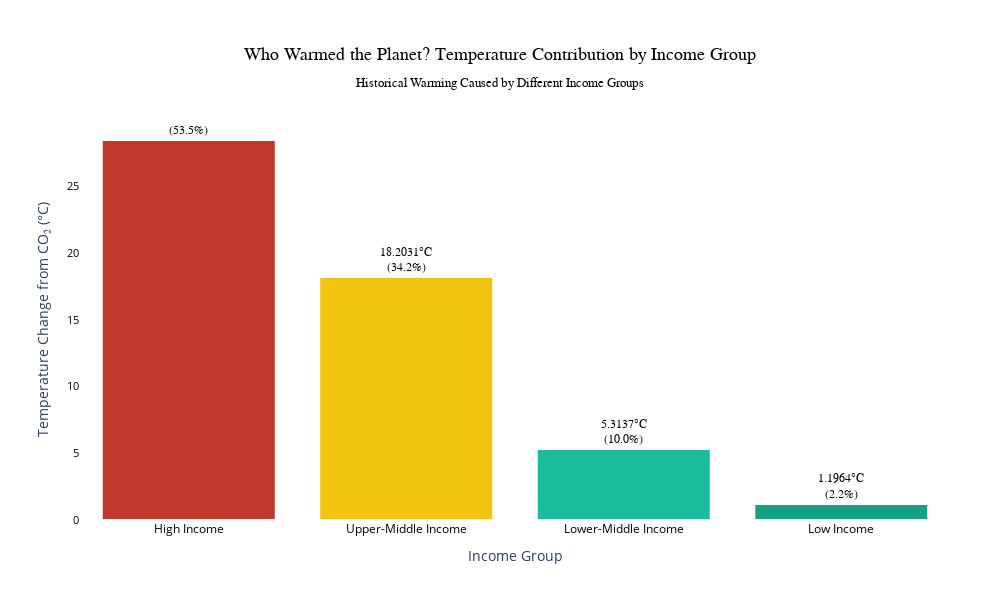

This figure's notebook cell:
### Markdown cell above
## What is the global temperature contribution of different income groups?

### Code cell
# Calculate total temperature change contribution by income group
temp_by_income = df.groupby('Income Group')['Temperature Change From CO2'].sum()
total_temp = temp_by_income.sum()
temp_percentage = (temp_by_income / total_temp * 100)

temp_by_income_sorted = temp_by_income.sort_values(ascending=False)
temp_percentage_sorted = temp_percentage[temp_by_income_sorted.index]

print("\nTotal Temperature Change from CO2 by Income Group:")
for group in temp_by_income_sorted.index:
    temp = temp_by_income_sorted[group]
    pct = temp_percentage_sorted[group]
    print(f"  {group}: {temp:.4f}°C ({pct:.1f}%)")

print(f"\nTotal: {total_temp:.4f}°C")

# Create visualization
fig = go.Figure()

# Map income groups to UN colors
income_color_map = {
    'High Income': UN_COLORS['high_income'],
    'Upper-Middle Income': UN_COLORS['upper_middle'],
    'Lower-Middle Income': UN_COLORS['lower_middle'],
    'Low Income': UN_COLORS['low_income']
}
colors = [income_color_map.get(group, UN_COLORS['slate_grey']) for group in temp_by_income_sorted.index]

fig.add_trace(go.Bar(
    x=list(temp_by_income_sorted.index),
    y=list(temp_by_income_sorted.values),
    marker=dict(color=colors, line=dict(color='white', width=2)),
    text=[f'{v:.4f}°C<br>({temp_percentage_sorted[idx]:.1f}%)' 
          for idx, v in zip(temp_by_income_sorted.index, temp_by_income_sorted.values)],
    textposition='outside',
    textfont=dict(size=12, color=UN_COLORS['slate_grey'], family='Arial'),
))

fig.update_layout(
    title=dict(
        text='Who Warmed the Planet? Temperature Contribution by Income Group<br><sub>Historical Warming Caused by Different Income Groups</sub>',
        font=dict(size=18, color=UN_COLORS['slate_grey'], family='Arial'),
        x=0.5,
        xanchor='center'
    ),
    xaxis=dict(title='Income Group', tickfont=dict(size=12, color=UN_COLORS['slate_grey']), showgrid=False),
    yaxis=dict(title='Temperature Change from CO₂ (°C)', tickfont=dict(size=11, color=UN_COLORS['slate_grey']),
               showgrid=False, gridcolor='lightgray', gridwidth=0.5),
    plot_bgcolor='white',
    paper_bgcolor='white',
    showlegend=False,
    height=600,
    width=1000,
    margin=dict(t=120, b=80, l=80, r=50)
)

high_income_temp = temp_by_income_sorted['High Income']
high_income_pct = temp_percentage_sorted['High Income']

print("\n✓ Q9 visualization saved: q9_temperature_contribution_by_income.png")
fig.show()

### Figure 1 — Plotly figure (JSON) as saved in the notebook; plotly's stock layout.template omitted (floating-point values rounded to 4 significant figures)
{"data": [{"marker": {"color": ["#C0392B", "#F1C40F", "#1ABC9C", "#16A085"], "line": {"color": "white", "width": 2}}, "text": ["28.4783°C<br>(53.5%)", "18.2031°C<br>(34.2%)", "5.3137°C<br>(10.0%)", "1.1964°C<br>(2.2%)"], "textfont": {"color": "#000000", "family": "Arial", "size": 12}, "textposition": "outside", "type": "bar", "x": ["High Income", "Upper-Middle Income", "Lower-Middle Income", "Low Income"], "y": [28.48, 18.2, 5.314, 1.196]}], "layout": {"height": 600, "margin": {"b": 80, "l": 80, "r": 50, "t": 120}, "paper_bgcolor": "white", "plot_bgcolor": "white", "showlegend": false, "title": {"font": {"color": "#000000", "family": "Arial", "size": 18}, "text": "Who Warmed the Planet? Temperature Contribution by Income Group<br><sub>Historical Warming Caused by Different Income Groups</sub>", "x": 0.5, "xanchor": "center"}, "width": 1000, "xaxis": {"showgrid": false, "tickfont": {"color": "#000000", "size": 12}, "title": {"text": "Income Group"}}, "yaxis": {"gridcolor": "lightgray", "gridwidth": 0.5, "showgrid": false, "tickfont": {"color": "#000000", "size": 11}, "title": {"text": "Temperature Change from CO₂ (°C)"}}}}
